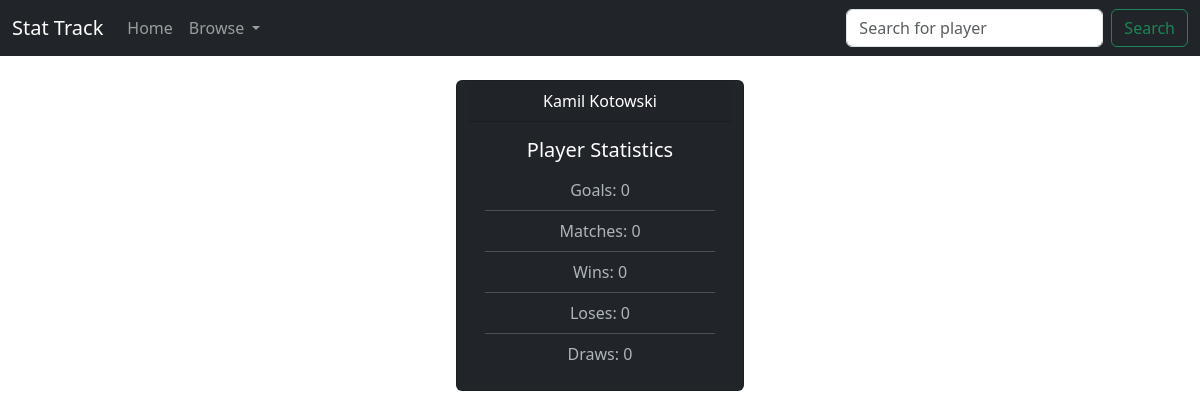
The app's page /player/15/ with its own data.
### stat_track/models.py (models this page shows, shortened)
class Player(models.Model):
    first_name = models.CharField(max_length = 16)
    last_name = models.CharField(max_length = 16)
    def get_player_matches_played(self):
        matches_played = Stat.objects.filter(player=self).count()
        return matches_played
    def get_player_goals(self):
        goals_queryset = Stat.objects.filter(player=self).values_list('goals')
        total_goals = goals_queryset.aggregate(Sum('goals'))['goals__sum']
        if total_goals:
            return total_goals
        else:
            return 0
    def get_player_wins(self):
        stats = Stat.objects.filter(player=self)
        wins = 0
        for stat in stats:
            if stat.win == True:
                wins += 1
        return wins
    def get_player_loses(self):
        stats = Stat.objects.filter(player=self)
        loses = 0
        for stat in stats:
            if stat.win == False:
                loses += 1
        return loses
    def get_player_draws(self):
        stats = Stat.objects.filter(player=self)
        draws = 0
        for stat in stats:
            if stat.win == "Draw":
                draws += 1
        return draws
    get_player_matches_played.short_description = 'Matches'
    get_player_goals.short_description = 'Goals'
    get_player_wins.short_description = 'Wins'
    get_player_loses.short_description = 'Loses'
    get_player_draws.short_description = 'Draws'

### stat_track/views.py (the view)
# urls.py: path('player/<int:player_id>/', views.player_stats, name="player_stats"),
def player_stats(request, player_id):
    player = get_object_or_404(Player, pk=player_id)
    return render(request, "stat_track/player.html", {"player": player})

### stat_track/templates/stat_track/player.html (shortened to what this page needs)
{% extends "./base.html" %}
{% block content %}
<!DOCTYPE html>
    <div class="card text-bg-dark mb-3 container text-center" style="max-width: 18rem;">
        <div class="card-header">{{ player.first_name }} {{ player.last_name }}</div>
        <div class="card-body">
          <h5 class="card-title">Player Statistics</h5>
          <ul class="list-group list-group-flush" data-bs-theme="dark">
            <li class="list-group-item">Goals: {{ player.get_player_goals }}</li>
            <li class="list-group-item">Matches: {{ player.get_player_matches_played }}</li>
            <li class="list-group-item">Wins: {{ player.get_player_wins }}</li>
            <li class="list-group-item">Loses: {{ player.get_player_loses }}</li>
            <li class="list-group-item">Draws: {{ player.get_player_draws }}</li>
          </ul>
        </div>
      </div>
{% endblock %}

### records on screen
Player: first_name "Kamil", last_name "Kotowski", get_player_goals "0", get_player_matches_played "0", get_player_wins "0", get_player_loses "0", get_player_draws "0"
